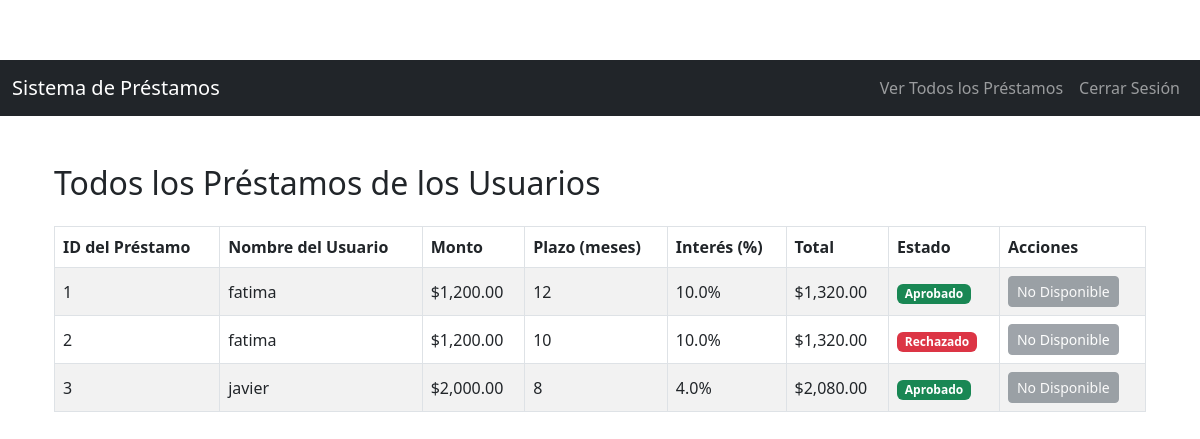
Screenshot of /all_prestamos (signed in) with the database file from the repository.
### loan_system/models.py (models this page shows)
class Prestamo(db.Model):
    __tablename__ = 'prestamos'
    id = db.Column(db.Integer, primary_key=True)
    monto = db.Column(db.Float, nullable=False)
    meses = db.Column(db.Integer, nullable=False)
    interes = db.Column(db.Float, nullable=False)
    total = db.Column(db.Float, nullable=False)
    estado = db.Column(db.String(20), nullable=False, default='pendiente')  # Nuevo campo
    usuario_id = db.Column(db.Integer, db.ForeignKey('usuarios.id'), nullable=False)
    amortizaciones = db.relationship('Amortizacion', backref='prestamo', lazy=True)

class Usuario(UserMixin, db.Model):
    __tablename__ = 'usuarios'
    id = db.Column(db.Integer, primary_key=True)
    nombre = db.Column(db.String(150), nullable=False)
    direccion = db.Column(db.String(200), nullable=False)
    telefono = db.Column(db.String(20), nullable=False)
    correo = db.Column(db.String(120), unique=True, nullable=False)
    username = db.Column(db.String(80), unique=True, nullable=False)
    password = db.Column(db.String(200), nullable=False)
    rol = db.Column(db.String(20), nullable=False, default='cliente')
    prestamos = db.relationship('Prestamo', backref='usuario', lazy=True)

### loan_system/app.py (the view)
    @app.route('/all_prestamos')
    @login_required
    @admin_required
    def all_prestamos():
        prestamos = Prestamo.query.join(Usuario).add_columns(
            Prestamo.id,
            Prestamo.monto,
            Prestamo.meses,
            Prestamo.interes,
            Prestamo.total,
            Prestamo.estado,
            Usuario.nombre.label('nombre_usuario')
        ).all()
        return render_template('all_prestamos.html', prestamos=prestamos)

### loan_system/app.py (called while the page is built)
def admin_required(f):
    @wraps(f)
    def decorated_function(*args, **kwargs):
        if not current_user.is_authenticated or current_user.rol != 'admin':
            abort(403)  # Error 403 Forbidden
        return f(*args, **kwargs)
    return decorated_function

### loan_system/templates/all_prestamos.html
{% extends "base.html" %}
{% block content %}
<div class="container mt-5">
    <h2>Todos los Préstamos de los Usuarios</h2>
    <table class="table table-striped table-bordered mt-4">
        <thead class="thead-dark">
            <tr>
                <th>ID del Préstamo</th>
                <th>Nombre del Usuario</th>
                <th>Monto</th>
                <th>Plazo (meses)</th>
                <th>Interés (%)</th>
                <th>Total</th>
                <th>Estado</th>
                <th>Acciones</th>
            </tr>
        </thead>
        <tbody>
            {% for prestamo in prestamos %}
            <tr>
                <td>{{ prestamo.id }}</td>
                <td>{{ prestamo.nombre_usuario }}</td>
                <td>${{ "{:,.2f}".format(prestamo.monto) }}</td>
                <td>{{ prestamo.meses }}</td>
                <td>{{ prestamo.interes }}%</td>
                <td>${{ "{:,.2f}".format(prestamo.total) }}</td>
                <td>
                    {% if prestamo.estado == 'pendiente' %}
                        <span class="badge bg-warning text-dark">Pendiente</span>
                    {% elif prestamo.estado == 'aprobado' %}
                        <span class="badge bg-success">Aprobado</span>
                    {% elif prestamo.estado == 'rechazado' %}
                        <span class="badge bg-danger">Rechazado</span>
                    {% endif %}
                </td>
                <td>
                    {% if prestamo.estado == 'pendiente' %}
                        <form action="{{ url_for('aprobar_prestamo', prestamo_id=prestamo.id) }}" method="POST" style="display:inline;">
                            <button type="submit" class="btn btn-success btn-sm">Aprobar</button>
                        </form>
                        <form action="{{ url_for('rechazar_prestamo', prestamo_id=prestamo.id) }}" method="POST" style="display:inline;">
                            <button type="submit" class="btn btn-danger btn-sm">Rechazar</button>
                        </form>
                    {% else %}
                        <button class="btn btn-secondary btn-sm" disabled>No Disponible</button>
                    {% endif %}
                </td>
            </tr>
            {% else %}
            <tr>
                <td colspan="8" class="text-center">No hay préstamos disponibles.</td>
            </tr>
            {% endfor %}
        </tbody>
    </table>
</div>
{% endblock %}

### loan_system/static/css/styles.css (style rules this page uses)
body { padding-top: 60px; }
.table th, .table td { vertical-align: middle; }

### rows the page displays
Prestamo: id "1", nombre_usuario "fatima", monto "1,200.00", meses "12", interes "10.0", total "1,320.00", estado "Aprobado"
Prestamo: id "2", nombre_usuario "fatima", monto "1,200.00", meses "10", interes "10.0", total "1,320.00", estado "Rechazado"
Prestamo: id "3", nombre_usuario "javier", monto "2,000.00", meses "8", interes "4.0", total "2,080.00", estado "Aprobado"
